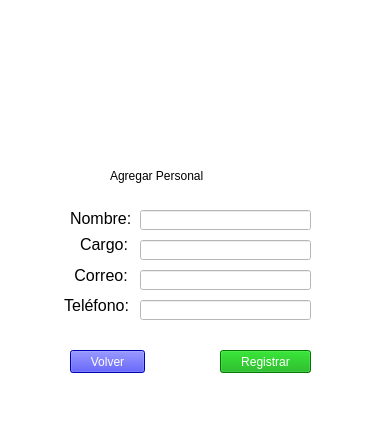
<?xml version="1.0" encoding="UTF-8"?>
<ui version="4.0">
 <class>VentanaAgregarPersonal</class>
 <widget class="QMainWindow" name="VentanaAgregarPersonal">
  <property name="geometry">
   <rect>
    <x>0</x>
    <y>0</y>
    <width>381</width>
    <height>447</height>
   </rect>
  </property>
  <property name="windowTitle">
   <string>VentanaAgregarPersonal</string>
  </property>
  <property name="styleSheet">
   <string notr="true">background-color: rgb(255, 255, 255);</string>
  </property>
  <widget class="QWidget" name="AgregarPersonalWindow">
   <widget class="QLabel" name="label_2">
    <property name="geometry">
     <rect>
      <x>110</x>
      <y>160</y>
      <width>171</width>
      <height>31</height>
     </rect>
    </property>
    <property name="styleSheet">
     <string notr="true">font: 87 12pt &quot;Arial Black&quot;;</string>
    </property>
    <property name="text">
     <string>Agregar Personal</string>
    </property>
   </widget>
   <widget class="QLabel" name="label_PrecioProd">
    <property name="geometry">
     <rect>
      <x>80</x>
      <y>229</y>
      <width>61</width>
      <height>31</height>
     </rect>
    </property>
    <property name="font">
     <font>
      <family>Arial</family>
      <pointsize>12</pointsize>
     </font>
    </property>
    <property name="text">
     <string>Cargo:</string>
    </property>
   </widget>
   <widget class="QLabel" name="label_DescripProd">
    <property name="geometry">
     <rect>
      <x>60</x>
      <y>290</y>
      <width>71</width>
      <height>31</height>
     </rect>
    </property>
    <property name="font">
     <font>
      <family>Arial</family>
      <pointsize>12</pointsize>
     </font>
    </property>
    <property name="text">
     <string> Teléfono:</string>
    </property>
   </widget>
   <widget class="QLineEdit" name="lineCargoPersonal">
    <property name="geometry">
     <rect>
      <x>140</x>
      <y>240</y>
      <width>171</width>
      <height>20</height>
     </rect>
    </property>
    <property name="styleSheet">
     <string notr="true">font: 12pt &quot;Arial&quot;;</string>
    </property>
    <property name="text">
     <string/>
    </property>
   </widget>
   <widget class="QLabel" name="label_CantidadProd">
    <property name="geometry">
     <rect>
      <x>70</x>
      <y>260</y>
      <width>61</width>
      <height>31</height>
     </rect>
    </property>
    <property name="font">
     <font>
      <family>Arial</family>
      <pointsize>12</pointsize>
     </font>
    </property>
    <property name="text">
     <string> Correo:</string>
    </property>
   </widget>
   <widget class="QPushButton" name="pushButton_registrar">
    <property name="geometry">
     <rect>
      <x>220</x>
      <y>350</y>
      <width>91</width>
      <height>23</height>
     </rect>
    </property>
    <property name="styleSheet">
     <string notr="true">color: rgb(255, 255, 255);
font: 12pt &quot;Arial&quot;;
background-color: rgb(0, 170, 0) ;</string>
    </property>
    <property name="text">
     <string>Registrar</string>
    </property>
   </widget>
   <widget class="QLabel" name="label">
    <property name="geometry">
     <rect>
      <x>120</x>
      <y>20</y>
      <width>141</width>
      <height>131</height>
     </rect>
    </property>
    <property name="text">
     <string/>
    </property>
    <property name="pixmap">
     <pixmap>Agregar.jpeg</pixmap>
    </property>
    <property name="scaledContents">
     <bool>true</bool>
    </property>
   </widget>
   <widget class="QLabel" name="label_NombreProducto">
    <property name="geometry">
     <rect>
      <x>70</x>
      <y>210</y>
      <width>71</width>
      <height>16</height>
     </rect>
    </property>
    <property name="font">
     <font>
      <family>Arial</family>
      <pointsize>12</pointsize>
     </font>
    </property>
    <property name="text">
     <string>Nombre: </string>
    </property>
   </widget>
   <widget class="QPushButton" name="pushButton_volver">
    <property name="geometry">
     <rect>
      <x>70</x>
      <y>350</y>
      <width>75</width>
      <height>23</height>
     </rect>
    </property>
    <property name="styleSheet">
     <string notr="true">color: rgb(255, 255, 255);
font: 12pt &quot;Arial&quot;;
background-color: rgb(0, 0, 255) ;</string>
    </property>
    <property name="text">
     <string>Volver</string>
    </property>
   </widget>
   <widget class="QLineEdit" name="lineNomPersonal">
    <property name="geometry">
     <rect>
      <x>140</x>
      <y>210</y>
      <width>171</width>
      <height>20</height>
     </rect>
    </property>
    <property name="styleSheet">
     <string notr="true">font: 12pt &quot;Arial&quot;;</string>
    </property>
   </widget>
   <widget class="QLineEdit" name="lineCorreoPersonal">
    <property name="geometry">
     <rect>
      <x>140</x>
      <y>270</y>
      <width>171</width>
      <height>20</height>
     </rect>
    </property>
    <property name="styleSheet">
     <string notr="true">font: 12pt &quot;Arial&quot;;</string>
    </property>
    <property name="text">
     <string/>
    </property>
   </widget>
   <widget class="QLineEdit" name="lineTelPersonal">
    <property name="geometry">
     <rect>
      <x>140</x>
      <y>300</y>
      <width>171</width>
      <height>20</height>
     </rect>
    </property>
    <property name="styleSheet">
     <string notr="true">font: 12pt &quot;Arial&quot;;</string>
    </property>
    <property name="text">
     <string/>
    </property>
   </widget>
  </widget>
  <widget class="QMenuBar" name="menubar">
   <property name="geometry">
    <rect>
     <x>0</x>
     <y>0</y>
     <width>381</width>
     <height>21</height>
    </rect>
   </property>
  </widget>
  <widget class="QStatusBar" name="statusbar"/>
 </widget>
 <resources/>
 <connections/>
</ui>
